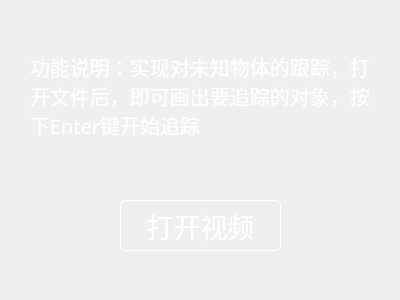
<?xml version="1.0" encoding="UTF-8"?>
<ui version="4.0">
 <class>Tracking</class>
 <widget class="QWidget" name="Tracking">
  <property name="geometry">
   <rect>
    <x>0</x>
    <y>0</y>
    <width>400</width>
    <height>300</height>
   </rect>
  </property>
  <property name="windowTitle">
   <string>Form</string>
  </property>
  <widget class="QLabel" name="window">
   <property name="geometry">
    <rect>
     <x>30</x>
     <y>50</y>
     <width>341</width>
     <height>91</height>
    </rect>
   </property>
   <property name="sizePolicy">
    <sizepolicy hsizetype="Expanding" vsizetype="Expanding">
     <horstretch>0</horstretch>
     <verstretch>0</verstretch>
    </sizepolicy>
   </property>
   <property name="minimumSize">
    <size>
     <width>0</width>
     <height>0</height>
    </size>
   </property>
   <property name="font">
    <font>
     <family>黑体</family>
     <pointsize>15</pointsize>
    </font>
   </property>
   <property name="styleSheet">
    <string notr="true">QLabel{
color:white
}</string>
   </property>
   <property name="text">
    <string>功能说明：实现对未知物体的跟踪，打开文件后，即可画出要追踪的对象，按下Enter键开始追踪</string>
   </property>
   <property name="wordWrap">
    <bool>true</bool>
   </property>
  </widget>
  <widget class="QPushButton" name="open">
   <property name="geometry">
    <rect>
     <x>120</x>
     <y>200</y>
     <width>161</width>
     <height>51</height>
    </rect>
   </property>
   <property name="sizePolicy">
    <sizepolicy hsizetype="Minimum" vsizetype="Fixed">
     <horstretch>0</horstretch>
     <verstretch>0</verstretch>
    </sizepolicy>
   </property>
   <property name="font">
    <font>
     <family>黑体</family>
     <pointsize>20</pointsize>
     <weight>50</weight>
     <bold>false</bold>
    </font>
   </property>
   <property name="styleSheet">
    <string notr="true">QPushButton{
			opacity: 0.5;
			border-radius: 5px;
			border:1px solid white;
			color:white;

		}
QPushButton:hover{
border: 1px solid rgb(255, 10, 96);}
</string>
   </property>
   <property name="text">
    <string>打开视频</string>
   </property>
  </widget>
  <widget class="QLabel" name="label">
   <property name="geometry">
    <rect>
     <x>0</x>
     <y>0</y>
     <width>401</width>
     <height>301</height>
    </rect>
   </property>
   <property name="text">
    <string/>
   </property>
   <property name="pixmap">
    <pixmap resource="res.qrc">:/bg8.png</pixmap>
   </property>
   <property name="scaledContents">
    <bool>true</bool>
   </property>
  </widget>
  <zorder>label</zorder>
  <zorder>window</zorder>
  <zorder>open</zorder>
 </widget>
 <resources>
  <include location="res.qrc"/>
 </resources>
 <connections/>
</ui>
